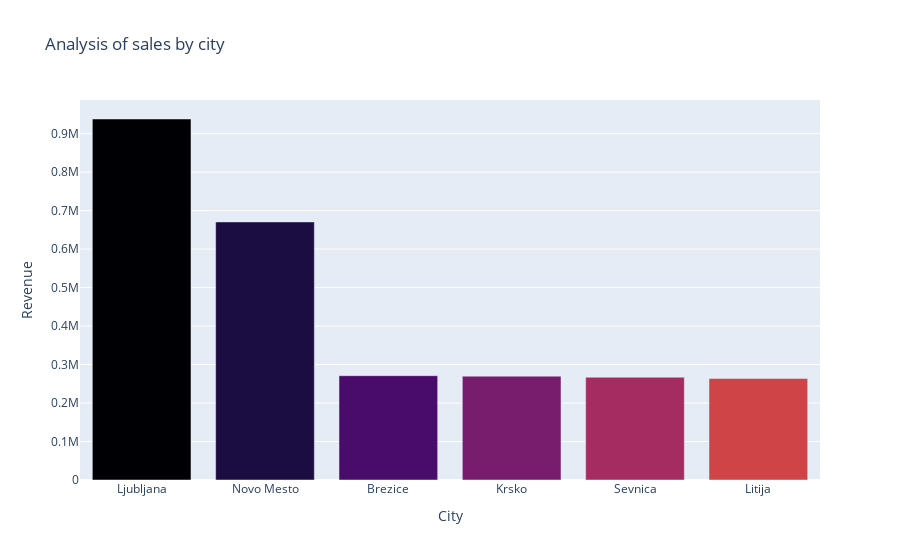

Notebook code for this chart:
### Code cell
# 3.Analysis of sales by city|Анализ продаж по городам

city_sales = sales_data.groupby("city", as_index=False)\
                       .agg({"sell_price":'sum'})\
                       .sort_values('sell_price',ascending=False)\
                       .rename(columns={'sell_price':'Revenue','city':'City'})
fig = px.bar(city_sales, x="City", y="Revenue", title="Analysis of sales by city", color="City", 
             color_discrete_sequence=px.colors.sequential.Inferno)
fig.update_layout(showlegend=False)
fig.show()

### Figure 1 — Plotly figure (JSON) as saved in the notebook; plotly's stock layout.template omitted (floating-point values rounded to 4 significant figures)
{"data": [{"alignmentgroup": "True", "hovertemplate": "City=%{x}<br>Revenue=%{y}<extra></extra>", "legendgroup": "Ljubljana", "marker": {"color": "#000004", "pattern": {"shape": ""}}, "name": "Ljubljana", "offsetgroup": "Ljubljana", "orientation": "v", "showlegend": true, "textposition": "auto", "type": "bar", "x": ["Ljubljana"], "xaxis": "x", "y": [938000.0], "yaxis": "y"}, {"alignmentgroup": "True", "hovertemplate": "City=%{x}<br>Revenue=%{y}<extra></extra>", "legendgroup": "Novo Mesto", "marker": {"color": "#1b0c41", "pattern": {"shape": ""}}, "name": "Novo Mesto", "offsetgroup": "Novo Mesto", "orientation": "v", "showlegend": true, "textposition": "auto", "type": "bar", "x": ["Novo Mesto"], "xaxis": "x", "y": [670600.0], "yaxis": "y"}, {"alignmentgroup": "True", "hovertemplate": "City=%{x}<br>Revenue=%{y}<extra></extra>", "legendgroup": "Brezice", "marker": {"color": "#4a0c6b", "pattern": {"shape": ""}}, "name": "Brezice", "offsetgroup": "Brezice", "orientation": "v", "showlegend": true, "textposition": "auto", "type": "bar", "x": ["Brezice"], "xaxis": "x", "y": [271100.0], "yaxis": "y"}, {"alignmentgroup": "True", "hovertemplate": "City=%{x}<br>Revenue=%{y}<extra></extra>", "legendgroup": "Krsko", "marker": {"color": "#781c6d", "pattern": {"shape": ""}}, "name": "Krsko", "offsetgroup": "Krsko", "orientation": "v", "showlegend": true, "textposition": "auto", "type": "bar", "x": ["Krsko"], "xaxis": "x", "y": [269900.0], "yaxis": "y"}, {"alignmentgroup": "True", "hovertemplate": "City=%{x}<br>Revenue=%{y}<extra></extra>", "legendgroup": "Sevnica", "marker": {"color": "#a52c60", "pattern": {"shape": ""}}, "name": "Sevnica", "offsetgroup": "Sevnica", "orientation": "v", "showlegend": true, "textposition": "auto", "type": "bar", "x": ["Sevnica"], "xaxis": "x", "y": [267000.0], "yaxis": "y"}, {"alignmentgroup": "True", "hovertemplate": "City=%{x}<br>Revenue=%{y}<extra></extra>", "legendgroup": "Litija", "marker": {"color": "#cf4446", "pattern": {"shape": ""}}, "name": "Litija", "offsetgroup": "Litija", "orientation": "v", "showlegend": true, "textposition": "auto", "type": "bar", "x": ["Litija"], "xaxis": "x", "y": [263900.0], "yaxis": "y"}], "layout": {"barmode": "relative", "legend": {"title": {"text": "City"}, "tracegroupgap": 0}, "showlegend": false, "title": {"text": "Analysis of sales by city"}, "xaxis": {"anchor": "y", "categoryarray": ["Ljubljana", "Novo Mesto", "Brezice", "Krsko", "Sevnica", "Litija"], "categoryorder": "array", "domain": [0, 1], "title": {"text": "City"}}, "yaxis": {"anchor": "x", "domain": [0, 1], "title": {"text": "Revenue"}}}}
